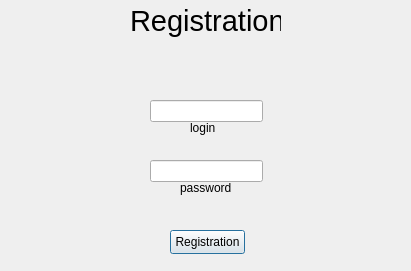
<?xml version="1.0" encoding="UTF-8"?>
<ui version="4.0">
 <class>RegistrationWindow</class>
 <widget class="QDialog" name="RegistrationWindow">
  <property name="geometry">
   <rect>
    <x>0</x>
    <y>0</y>
    <width>411</width>
    <height>271</height>
   </rect>
  </property>
  <property name="windowTitle">
   <string>Dialog</string>
  </property>
  <widget class="QLineEdit" name="lineEdit">
   <property name="geometry">
    <rect>
     <x>150</x>
     <y>100</y>
     <width>113</width>
     <height>22</height>
    </rect>
   </property>
  </widget>
  <widget class="QLineEdit" name="lineEdit_2">
   <property name="geometry">
    <rect>
     <x>150</x>
     <y>160</y>
     <width>113</width>
     <height>22</height>
    </rect>
   </property>
  </widget>
  <widget class="QPushButton" name="pushButton">
   <property name="geometry">
    <rect>
     <x>170</x>
     <y>230</y>
     <width>75</width>
     <height>24</height>
    </rect>
   </property>
   <property name="text">
    <string>Registration</string>
   </property>
  </widget>
  <widget class="QLabel" name="label">
   <property name="geometry">
    <rect>
     <x>130</x>
     <y>0</y>
     <width>151</width>
     <height>41</height>
    </rect>
   </property>
   <property name="font">
    <font>
     <pointsize>22</pointsize>
    </font>
   </property>
   <property name="text">
    <string>Registration</string>
   </property>
  </widget>
  <widget class="QLabel" name="label_2">
   <property name="geometry">
    <rect>
     <x>190</x>
     <y>120</y>
     <width>31</width>
     <height>16</height>
    </rect>
   </property>
   <property name="text">
    <string>login</string>
   </property>
  </widget>
  <widget class="QLabel" name="label_3">
   <property name="geometry">
    <rect>
     <x>180</x>
     <y>180</y>
     <width>51</width>
     <height>16</height>
    </rect>
   </property>
   <property name="text">
    <string>password</string>
   </property>
  </widget>
 </widget>
 <resources/>
 <connections/>
</ui>
